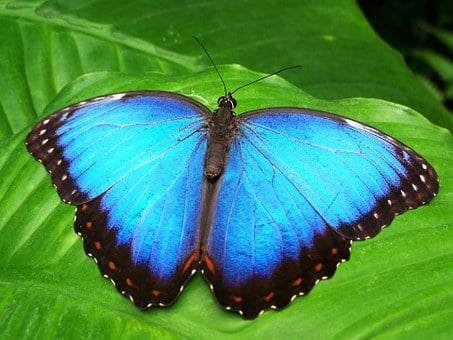
#> input picture butterfly.jpg, 453 x 340 px
$ python read_img.py
#> lines starting #> are read from the running program, lines starting #| are printed output that depends on the picture; after the words box and inside, x2 and y2 are one past the last pixel; in counts of white or black regions, pixels touching at a corner belong together
import cv2
img = cv2.imread("butterfly.jpg")
#> img is the input picture: shape (340, 453, 3); mean B, G, R 82.8, 136.7, 66.3
cv2.putText(img, "Butterfly is blue", (20,300), fontFace=cv2.FONT_HERSHEY_DUPLEX, fontScale=1.42, color=(250,0,34))
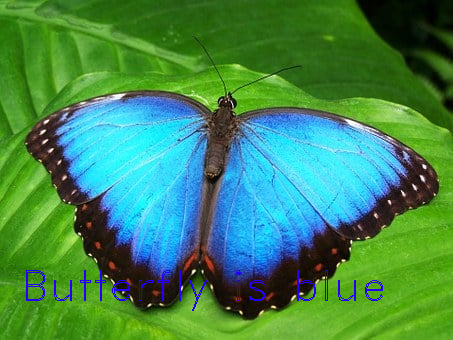
#> img: shape (340, 453, 3); 0.98% of pixels changed, all inside (x1, y1, x2, y2) = (26, 270, 383, 311)
cv2.imshow("This is a butterfly: ", img)
grey = cv2.cvtColor(img, cv2.COLOR_BGR2GRAY)
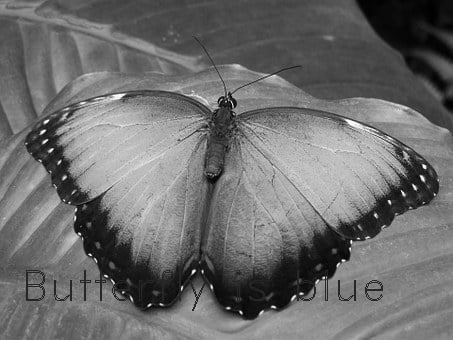
#> grey: shape (340, 453); min 0, max 255, mean 109.1
cv2.imshow("Now butterfly is grey: ", grey)
cv2.waitKey(0)
